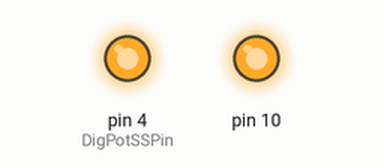
This sketch was run on a simulated Arduino Uno, built with avr-gcc and run on an emulated ATmega328P. Parts: output pins drawn as LEDs (lit = HIGH). Pins used as bus, display or sensor lines are not drawn.

Above: at 0.2 s.
Timing chart, 0 to 1.7 s (numbered marks = the images above):
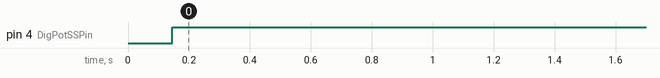

Measured:
- by itself, pin 4 (DigPotSSPin): LOW → HIGH at 0.14 s

The sketch:

DDS_4ch_1.0.ino
```cpp
#include  <SPI.h>
byte response[4] = { 0b00000111, 0b00000111, 0b00000111, 0b00000111 }; //Responce that will be send to PC after reciving correct messeage
// Pinout description
const int DigPotSSPin = 4;//
const int DDS_SSPin0 = 8;// DDS SPI Slaveselect
const int DDS_SSPin1 = 7;// DDS SPI Slaveselect
const int DDS_SSPin2 = 6;// DDS SPI Slaveselect
const int DDS_SSPin3 = 5;// DDS SPI Slaveselect
const int Mclk_Pin = 9;// Pin used as clock for DDS
//const int PotReset = A0;//Not Used

uint16_t freqH = 0; //Higher half of FREQ registery of AD9833 - used to set frequency
uint16_t freqL = 0; //Lower half of FREQ registery
uint16_t phase0 = 0; //PHASE registery of AD9833 (Ch1)
uint16_t phase1 = 0; //PHASE registery of AD9833 (Ch2)
uint16_t phase2 = 0; //PHASE registery of AD9833 (Ch3)
uint16_t phase3 = 0; //PHASE registery of AD9833 (Ch4)
byte amp0 = 128; // Aplitude; DigiPot position (ch1)
byte amp1 = 128; // Aplitude; DigiPot position (ch2)
byte amp2 = 128; // Aplitude; DigiPot position (ch3)
byte amp3 = 128; // Aplitude; DigiPot position (ch4)

byte readBuffer[18]; // UART read Buffer


void setup() {
  delay(100); // Wait for other elemets on PCB power up
  // put your setup code here, to run once:
  OCR1A = 0;            //Timer compare value
  TCCR1A = 0b01000000;  //Timer T1 Config - Setting timer T1 to toggle MCLK on every clock tick
  TCCR1B = 0b00001000;  //Timer T1 Config
  setMclk(0);           //Turn off MCLK Signal
  //Setting GPIO ports as Outpust inputs:
  pinMode(DigPotSSPin, OUTPUT);
  pinMode(DDS_SSPin0, OUTPUT);
  pinMode(DDS_SSPin1, OUTPUT);
  pinMode(DDS_SSPin2, OUTPUT);
  pinMode(DDS_SSPin3, OUTPUT);
  pinMode(Mclk_Pin, OUTPUT);
  //Setting SPIs slave select to High:
  digitalWrite(DigPotSSPin,HIGH);
  digitalWrite(DDS_SSPin0,HIGH);
  digitalWrite(DDS_SSPin1,HIGH);
  digitalWrite(DDS_SSPin2,HIGH);
  digitalWrite(DDS_SSPin3,HIGH);
  //digitalWrite(PotReset, HIGH); //Not Used

  //SPI.beginTransaction(Settings(14000000, MSBFIRST, SPI_MODE0));
  SPI.begin();

  delay(1);
  setMclk(1);
  /*AD9833 CONFIG
  *   B28 mode -  Setting frequency requires two consecutive writes into FREQ registery
                  First one sets 14 LSB bits and the second 14 MSB.
  *   DDS Reset on
  */
  SpiAllDDSWrite(0b0010000000000000);
  delay(1);
  SpiAllDDSWrite( 0b0010000100000000); // reset is on
  //Freq
  SpiAllDDSWrite( 0b0100001100010011); // First write to FREQ0 registery  (14 LSB)
  SpiAllDDSWrite(0b0100000000000010);  // Second write to FREQ0 registery (14 MSB) - setting frequency to 1kHz
  //Setting PhaseOffset:
  SpiDDSWrite(DDS_SSPin0, 0b1100000000000000); //000 Deg
  SpiDDSWrite(DDS_SSPin1, 0b1100000000000000); //000 Deg
  SpiDDSWrite(DDS_SSPin2, 0b1100100000000000); //180 Deg
  SpiDDSWrite(DDS_SSPin3, 0b1100100000000000); //180 Deg

  //Reset off
  setMclk(0);
  delay(1);
  SpiAllDDSWrite(0b0010000000000000);
  //MCLK ON
  delayMicroseconds(200);
  setMclk(1);
  //setting Amplitude:
  SpiDigPotWrite(0,amp0); //Ch 1
  SpiDigPotWrite(1,amp1); //Ch 2
  SpiDigPotWrite(2,amp2); //Ch 3
  SpiDigPotWrite(3,amp3); //Ch 4

  Serial.begin(9600);
}

void loop() {

  int readedBytes = 0; // used to count recived bytes by UART
  readedBytes = Serial.readBytes(readBuffer,18); //Waits 1s (timeout) or until 18 bytes are recived

  //PC is Reqesting response:
   if(readedBytes == 4){ //Response uses ony 4 bytes (code from older versions)
    if(readBuffer[0] == 0b00000111 && readBuffer[3] == 0b00000111){ //(if fuction bytes (0 and 17) were set to 7)
      ///byte response[4] = { 0b00000111, 0b00000111, 0b00000111, 0b00000111 };
      for(int i =0; i<4; i++){
        Serial.write(response[i]);
      }
    }
  }

  //Recived new configuration:
  if(readedBytes == 18){ //If all bytes were recived
    if(readBuffer[0] == 11 && readBuffer[17] == 11){ // if fuction bytes (0 and 17) were set to 11
      for(int i =0; i<4; i++){      //Write response to PC
        Serial.write(response[i]);
      }
      freqH = 0;
      freqL = 0;
      phase0 = 0;
      phase1 = 0;
      phase2 = 0;
      phase3 = 0;
      //Read Freq form SPI
      freqH |= readBuffer[1]<<8;
      freqH |= readBuffer[2];
      freqL |= readBuffer[3]<<8;
      freqL |= readBuffer[4];
      freqH |= 1<<14; // setting register selection bit
      freqL |= 1<<14;
      //Read Phase From SPI
      phase0 |= readBuffer[5]<<8;
      phase0 |= readBuffer[6];
      phase1 |= readBuffer[7]<<8;
      phase1 |= readBuffer[8];
      phase2 |= readBuffer[9]<<8;
      phase2 |= readBuffer[10];
      phase3 |= readBuffer[11]<<8;
      phase3 |= readBuffer[12];
      //Read Amplitude form SPI
      amp0 =  readBuffer[13];
      amp1 =  readBuffer[14];
      amp2 =  readBuffer[15];
      amp3 =  readBuffer[16];

      //Setting Aplitude,
      SpiDigPotWrite(0, amp0);
      SpiDigPotWrite(1, amp1);
      SpiDigPotWrite(2, amp2);
      SpiDigPotWrite(3, amp3);
      //Stetting Phase, Frequency in DDS
      DDS_SetFreqPhase(freqH, freqL, phase0, phase1, phase2, phase3);
    }
  }
  delayMicroseconds(100);
}


void setMclk(int mode){ // MODE 1 - MCLK is tuned on; MODE 0 - MCKL is off
  switch(mode){
    case 0:
      TCCR1A = 0b10000000;
      TCCR1B = 0b00001001;
      break;
    case 1:
      TCCR1A = 0b01000000;
      TCCR1B = 0b00001001;
      break;
    default:
      TCCR1B = 0b00001000;
      break;
  }
}


void SpiDigPotWrite(char channel, byte potVal){ // Setting digital potenciometers position of selected channel
  SPI.setDataMode(SPI_MODE0);  //DigiPot uses SPI_MODE0 and DDS SPI_MODE2.
  digitalWrite(DigPotSSPin,LOW); //SS down
  delayMicroseconds(20); // delay for SS to sent down
  SPI.transfer(channel);
  SPI.transfer(potVal);
  delayMicroseconds(10);
  digitalWrite(DigPotSSPin,HIGH); //SS up
  delayMicroseconds(10);
}


void SpiDDSWrite(int SS_Pin, uint16_t data){ // send meesage in 'data' to slected SS pinout of DDS
  SPI.setDataMode(SPI_MODE2); //DigiPot uses SPI_MODE0 and DDS SPI_MODE2.
  digitalWrite(SS_Pin,LOW);   //Set SS low
  delayMicroseconds(20);
  SPI.transfer(highByte(data)); //Transfer first half of messeage
  SPI.transfer(lowByte(data));  //Transfer second half of messeage
  delayMicroseconds(20);
  digitalWrite(SS_Pin,HIGH); //SS high
  delayMicroseconds(20);
}

void SpiAllDDSWrite(uint16_t data){ // send meesage in 'data' to all DDS (works like SpiDDSWrite() except to all)
  SPI.setDataMode(SPI_MODE2);
  delayMicroseconds(20);
  digitalWrite(DDS_SSPin0,LOW);
  digitalWrite(DDS_SSPin1,LOW);
  digitalWrite(DDS_SSPin2,LOW);
  digitalWrite(DDS_SSPin3,LOW);
  delayMicroseconds(30);
  SPI.transfer(highByte(data));
  SPI.transfer(lowByte(data));
  delayMicroseconds(20);
  digitalWrite(DDS_SSPin0,HIGH);
  digitalWrite(DDS_SSPin1,HIGH);
  digitalWrite(DDS_SSPin2,HIGH);
  digitalWrite(DDS_SSPin3,HIGH);
  delayMicroseconds(20);
}


void DDS_SetFreqPhase(uint16_t MSBFreq, uint16_t LSBFreq, uint16_t Phase0,uint16_t Phase1,uint16_t Phase2,uint16_t Phase3){ //Reconfuture freq and Phase of all AD9833 on board.
  //Config
  SpiAllDDSWrite(0b0010000100000000); // Reset is on
  setMclk(0); //MCLK is off
  //F1
  SpiAllDDSWrite(LSBFreq); //Setting Frequency - (B28 mode reqires to consecutive writes)
  SpiAllDDSWrite(MSBFreq); //Setting Frequency
  //Setting Phase
  SpiDDSWrite(DDS_SSPin0, Phase0);
  SpiDDSWrite(DDS_SSPin1, Phase1);
  SpiDDSWrite(DDS_SSPin2, Phase2);
  SpiDDSWrite(DDS_SSPin3, Phase3);
  delayMicroseconds(200);
  setMclk(0);
  delayMicroseconds(200);
  SpiAllDDSWrite(0b0010000000000000); //RESET off
  delayMicroseconds(300);
  setMclk(1); // Mclk on
}
```
